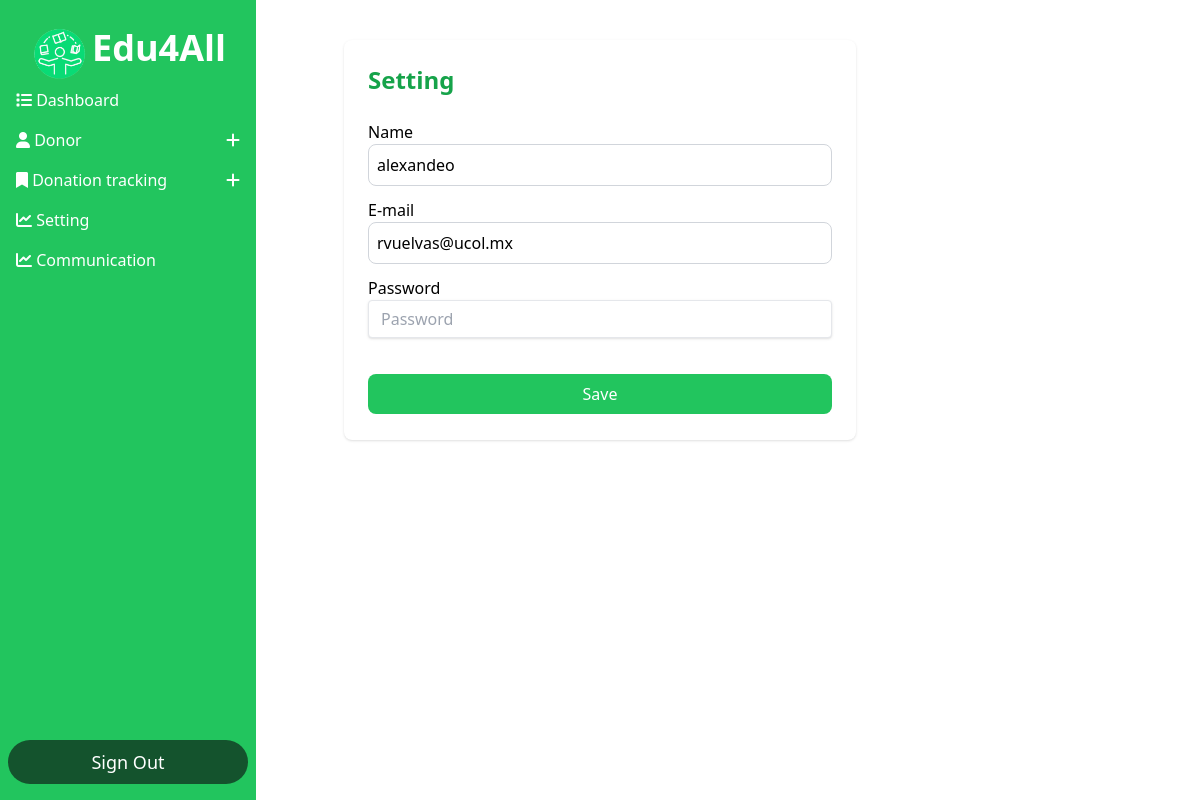
The app's page /Dashboard_Donacion/dashboard.php?action=settings (signed in), older data.
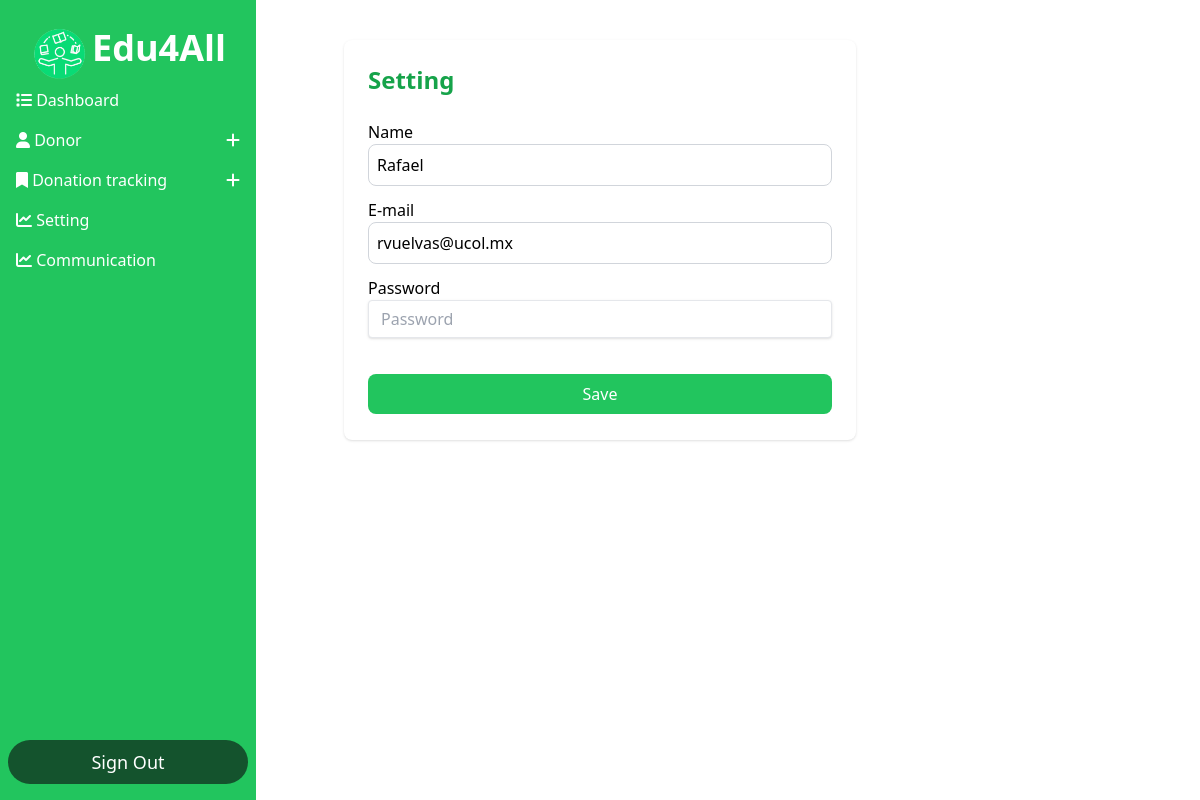
The same page, newer data.
### tables this page shows
CREATE TABLE `usuarios` (
  `id` int(11) NOT NULL,
  `nombre` varchar(100) DEFAULT NULL,
  `correo` varchar(100) DEFAULT NULL,
  `password` varchar(10) NOT NULL,
  `genero` varchar(10) DEFAULT NULL,
  `edad` int(11) DEFAULT NULL,
  `tipo_usuario` varchar(50) DEFAULT NULL,
  `fecha_nac` date NOT NULL
);

### Conexion/conexion.php (called while the page is built, shortened)
<?php
	class Conexion
	{
		private $host='localhost';
		private $usuario='root';
		private $password = '';
		private $base='escuela';
		public $sentencia;
		private $conexion;
		private function abrir_conexion(){
			$this->conexion = new mysqli($this->host,$this->usuario,$this->password,$this->base);
		}
		public function obtener_sentencia(){
			$result = $this->conexion->query($this->sentencia);
			return $result;
		}
	}
?>

### Conexion/contacto.php (called while the page is built, shortened)
<?php
    include ("conexion.php");
    class Contacto extends Conexion {
        public function obtenerusuario(){
            $this->sentencia = "SELECT * FROM usuarios WHERE id = '".$_SESSION['id']."'";
            $result = $this->obtener_sentencia();
            return $result;
        }
    }
?>

### Dashboard_Donacion/Setting.php (the view, shortened to what this page needs)
<?php
require_once("../Conexion/contacto.php");
$obj = new Contacto();
$resultado = $obj->obtenerusuario();
$registro = $resultado->fetch_assoc();
?>
<form action="" method="POST">
    <div class="container mx-auto p-4">
        <div class="grid grid-cols-1 gap-4">
            <div class="bg-white rounded-lg shadow p-6 max-w-lg mx-auto min-h-[400px] w-full">
                <h2 class="text-2xl font-bold mb-6 text-green-600">Setting</h2>
                <label for="name">Name</label>
                <input type="text" id="name" name="name" placeholder="Name" required
                       class="border border-gray-300 rounded-lg p-2 w-full mb-3"
                       value="<?php echo $registro['nombre']; ?>">
                <label for="email">E-mail</label>
                <input type="text" id="email" name="email" placeholder="Jcarlos@ucol.mx" required
                       class="border border-gray-300 rounded-lg p-2 w-full mb-3"
                       value="<?php echo $registro['correo']; ?>">
                <label for="password">Password</label>
                <div class="mb-6 relative">
                    <input class="shadow appearance-none border rounded w-full py-2 px-3 text-gray-700 mb-3 leading-tight focus:outline-none focus:shadow-outline"
                           id="password" name="password" type="password" placeholder="Password" required>
                </div>
                <input type="submit" value="Save" class="bg-green-500 text-white rounded-lg py-2 px-4 w-full hover:bg-green-600">
            </div>
        </div>
    </div>
</form>

Row changes from the older to the newer data that the page shows:
changed usuarios "rvuelvas@ucol.mx": name "alexandeo" → "Rafael"
